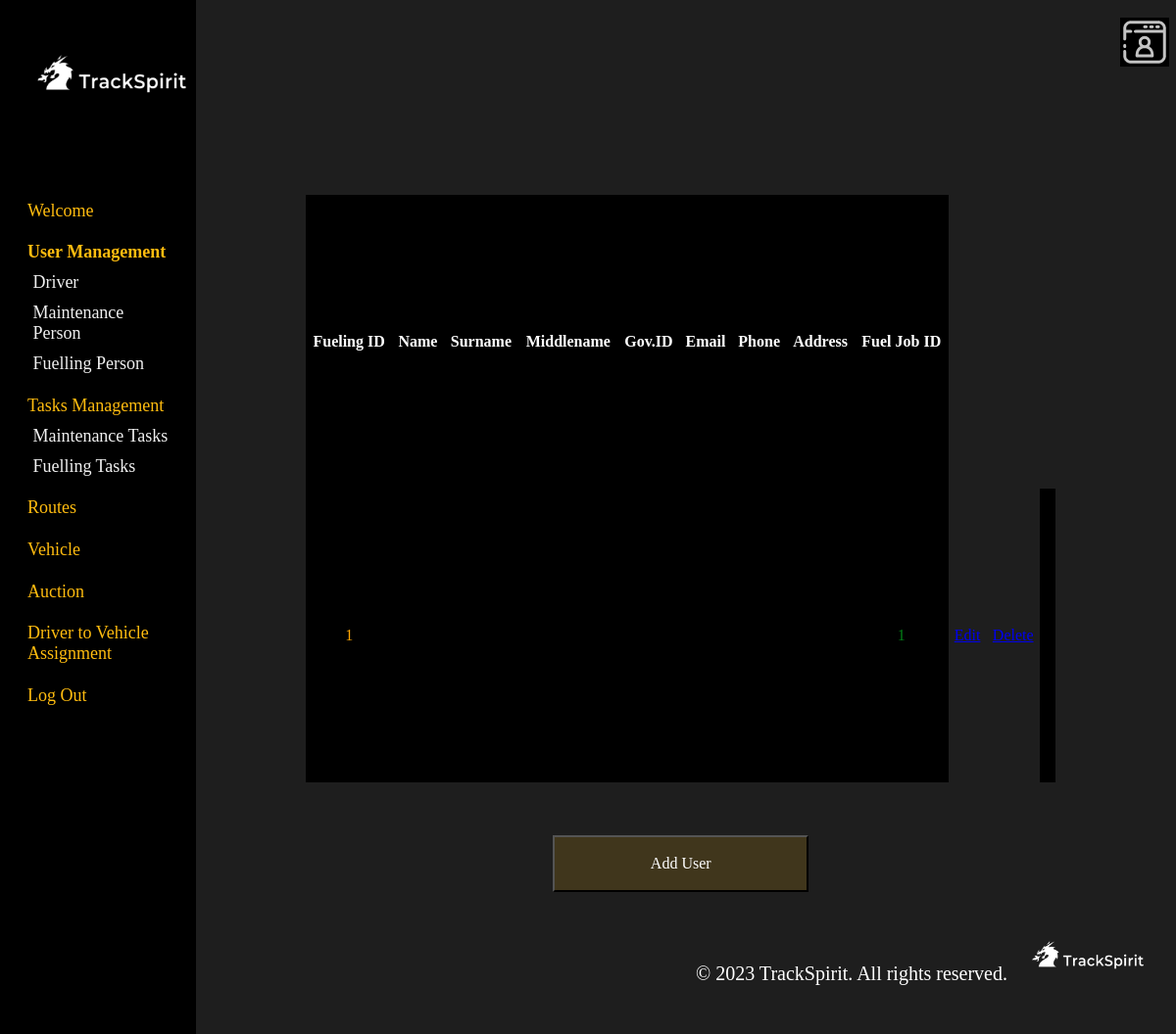
Before: /admin/fuelling.php with the older database file.
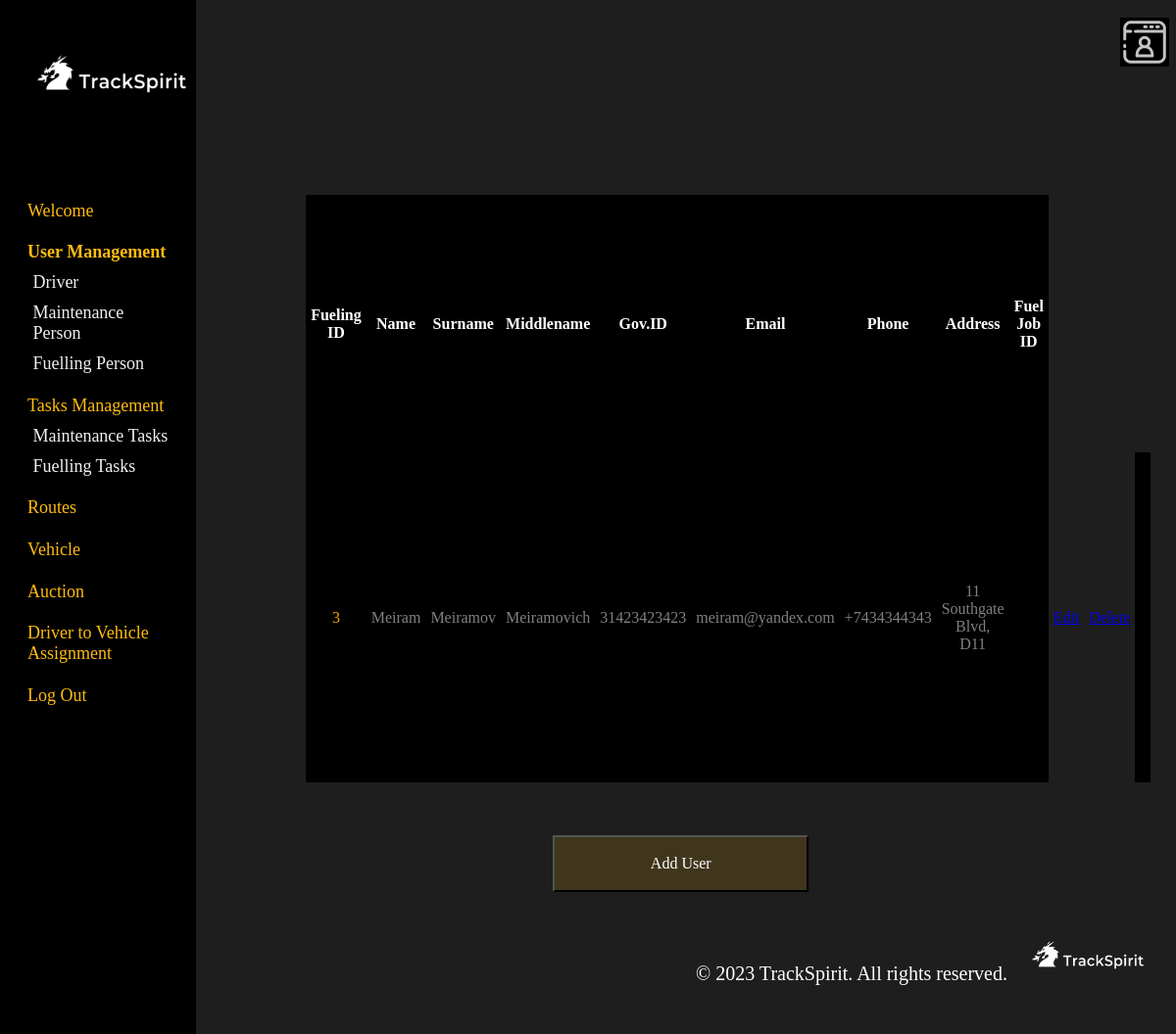
After: the same page with the newer database file.
### tables this page shows
CREATE TABLE `fuelingperson` (
  `fuel_person_id` int(11) NOT NULL,
  `government_id` bigint(20) NOT NULL,
  `name` varchar(50) DEFAULT NULL,
  `surname` varchar(50) DEFAULT NULL,
  `middle_name` varchar(50) DEFAULT NULL,
  `phone` varchar(50) DEFAULT NULL,
  `email` varchar(50) NOT NULL,
  `address` varchar(100) DEFAULT NULL,
  `job` varchar(255) DEFAULT NULL,
  `fuel_job_id` int(11) DEFAULT NULL
);

### admin/fuelling.php (the view, shortened to what this page needs)
<html>
    <head>
</head>
<body>
<?php
$mysqli = new mysqli("localhost", "root", "", "db");
$result=$mysqli->query("select * from fuelingperson");
?>
    <header>
        <img src="image/personal-page.png" alt="personal page" style="height: 50px; width: 50px; margin-left: 96%;">
    </header>
    <main>
         <table>
            <colgroup>
                <col />
                <col />
                <col />
                <col />
                <col />
                <col />
                <col />
                <col />
                <col />
                <col style="background-color: #1E1E1E;"/>
                <col style="background-color: #1E1E1E;"/>
                <col style="background-color: #1E1E1E;"/>
              </colgroup>
            <tr>
                <th>Fueling ID</th>
                <th>Name</th>
                <th>Surname</th>
                <th>Middlename</th>
                <th>Gov.ID</th>
                <th>Email</th>
                <th>Phone</th>
                <th>Address</th>
                <th>Fuel Job ID</th>
                <th>-</th>
                <th>-</th>
                <th>-</th>
            </tr>
            <?php
                while ($row=mysqli_fetch_array($result)){
                    echo "<tr><td>$row[fuel_person_id]</td>";
                    echo "<td>$row[name]</td>";
                    echo "<td>$row[surname]</td>";
                    echo "<td>$row[middle_name]</td>";
                    echo "<td>$row[government_id]</td>";
                    echo "<td>$row[email]</td>";
                    echo "<td>$row[phone]</td>";
                    echo "<td>$row[address]</td>";
                    echo "<td>$row[fuel_job_id]</td>";
                    echo "<td><a href='edit_fuel.php?fuel_person_id=$row[fuel_person_id]'>Edit</a></td>";
                    echo "<td><a href='delete_fuel.php?fuel_person_id=$row[fuel_person_id]'>Delete</a></td><tr>";
                }
            ?>
        </table>
        <button class = "Button" onclick="window.location.href='fuellingForm.php'">Add User
        </main>
        <aside>
            <img src="image/logo.png" alt="TrackSpirit Logo" class="logo">
            <a href="welcome.php" class="a1">Welcome</a>
            <a href="user.php" class="a1 selected">User Management</a>
            <a href="driver.php" class="a2">Driver</a>
            <a href="maintenance.php" class="a2">Maintenance Person</a>
            <a href="fuelling.php" class="a2">Fuelling Person</a>
            <a href="tasks.php" class="a1">Tasks Management</a>
            <a href="tasks_maintenance.php" class="a2">Maintenance Tasks</a>
            <a href="tasks_fuelling.php" class="a2">Fuelling Tasks</a>
            <a href="servicesAdmin.php" class="a1">Routes</a>
            <a href="vehicle.php" class="a1">Vehicle</a>
            <a href="auction.php" class="a1">Auction</a>
            <a href="assignment.php" class="a1">Driver to Vehicle Assignment</a>
            <a href="/csci361teamwork/logout.php" class="a1">Log Out</a>
        </aside>
        <footer style="text-align: right;">
            <span> © 2023 TrackSpirit. All rights reserved.</span>
            <img src="image/logo.png" alt="TrackSpirit logo">
        </footer>
    </body>
    </html>

### admin/fuelling.php (style rules this page uses)
* { font-family: Montserrat; }
body { background-color: #1E1E1E; }
header { max-width: 100%; height: 50px; background:transparent; padding: 10px; margin-left:15%; }
table { width: 100%; height: 100%; margin-top: -10%; background-color: black; border-collapse: collapse; overflow: auto; }
th { color: white; font-size: 16px; padding: 5px; text-align: center; }
td { padding: 5px; text-align: center; }
th:nth-child(10) { color: transparent; }
th:nth-child(11) { color: transparent; }
th:nth-child(12) { color: transparent; }
td:first-child { color: orange; }
td:nth-child(9) { color: #06FF2E80; }
td:nth-child(10) { color: #FF060680; }
tr { color: gray; }
main { max-width: 100%; height: 600px; background:transparent; padding: 20px; margin: auto; margin-left: 24%; margin-right: 8%; margin-top: 15% }
aside { width: 15%; height: 100%; background-color: black; padding: 10px; position: fixed; top: 0px; left: 0; overflow: hidden; }
aside a.a1 { font-size: 18px; color: #FFBC0F; text-decoration: none; margin: 10px; display: block; margin-left: 10%; margin-right: 10%; margin-top: 12%; }
aside a.a2 { font-size: 18px; color: #F0F0F0; text-decoration: none; margin: 10px; display: block; margin-left: 13%; margin-right: 10%; margin-top: 5%; }
footer { max-width: 100%; height: 50px; background: transparent; padding: 10px; }
span { font-size: 20px; color: #ffffff; text-align: right; }
footer img { height: 150px; width: 150px; margin-bottom: -4.7%; }
.selected { font-weight: bold; }
.button { display: block; width: 261px; height: 58px; background: #FFBC0F26;; font-size: 16px; text-align: center; color: white; cursor: pointer; margin:auto; margin-top: 7%; }
.logo { display: block; margin: 0; margin-top: -15%; width: 200px; height: 200px; cursor: pointer; }

Changed rows visible on the page:
removed fuelingperson: fuel_person_id "1", fuel_job "1"
added fuelingperson: fuel_person_id "3", name "Meiram", surname "Meiramov", middle_name "Meiramovich", government "31423423423", email "meiram@yandex.com", phone "+7434344343", address "11 Southgate Blvd, D11"
